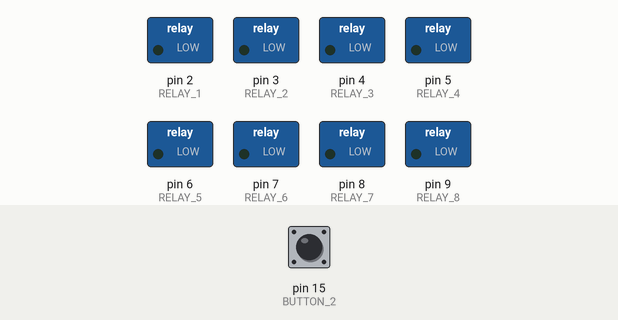
This sketch was run on a simulated Arduino Uno, built with avr-gcc and run on an emulated ATmega328P. Shown: switched loads named in the sketch (green lamp = pin HIGH). The inputs (shaded band) are chosen by the test bench; at power-on: pin 15 (BUTTON_2) LOW.

Above: at 1.2 s.
1.3 s: pin 15 (BUTTON_2) pulled HIGH for 0.15 s
At 2.3 s:
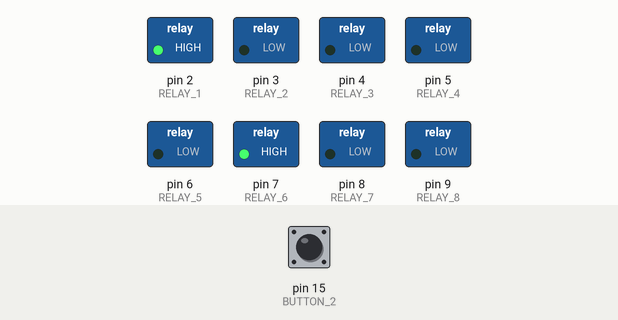
2.9 s: pin 15 (BUTTON_2) pulled HIGH for 1 s
At 3.5 s:
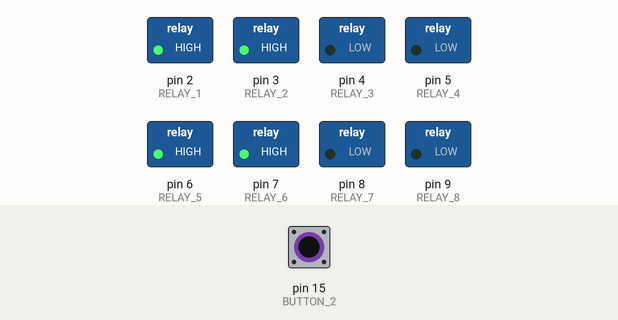
5.4 s: pin 15 (BUTTON_2) pulled HIGH for 0.15 s
At 6.6 s:
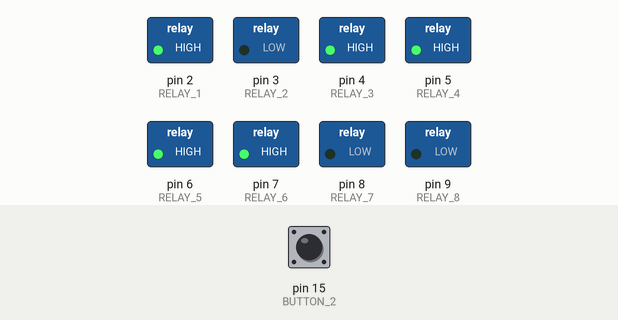
7.0 s: pin 15 (BUTTON_2) pulled HIGH for 3.2 s
At 7.8 s:
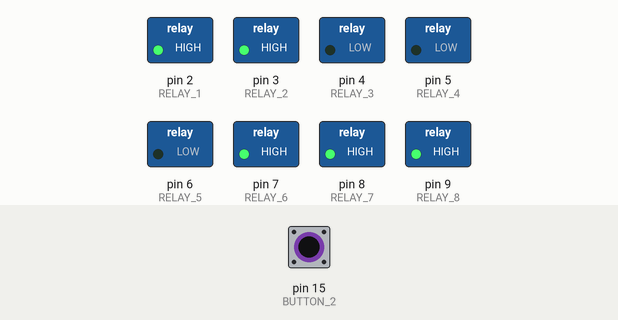
11.7 s: pin 15 (BUTTON_2) pulled HIGH for 0.15 s
At 12.6 s:
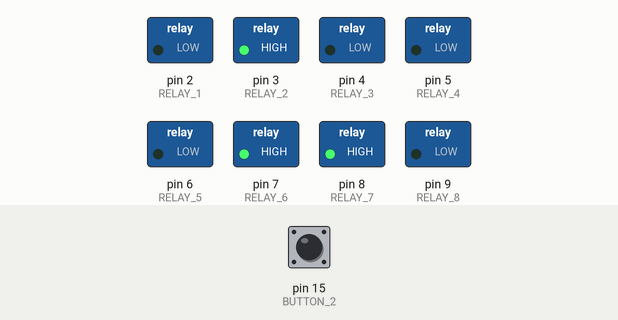
13.3 s: pin 15 (BUTTON_2) pulled HIGH for 1 s
At 13.8 s:
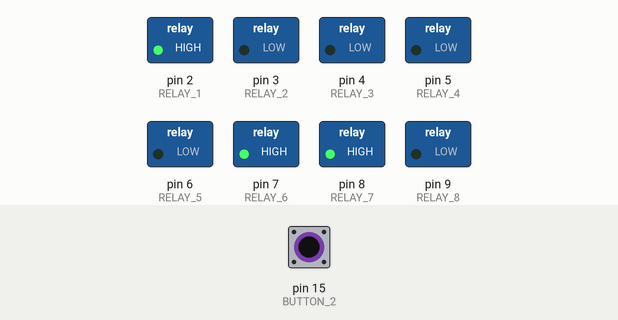
Timing chart, 0 to 16.3 s (numbered marks = the images above; inputs shaded):
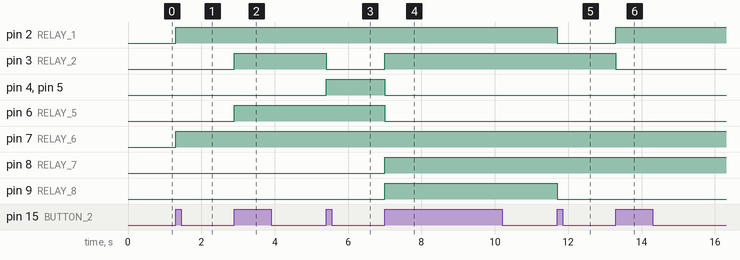

The sketch:

LoopSwitcher.ino
```cpp
  int loopState;

  enum buttonPin {
    BUTTON_1 = 14,
    BUTTON_2 = 15,
    BUTTON_3 = 16
  };

  enum relayPin {  // Maps the output pins of the arduino
    RELAY_1 = 2,   // to the inputs of the relay board
    RELAY_2 = 3,
    RELAY_3 = 4,
    RELAY_4 = 5,
    RELAY_5 = 6,
    RELAY_6 = 7,
    RELAY_7 = 8,
    RELAY_8 = 9
  };

  enum state{
    BYPASS,
    LOOP_A,
    LOOP_B,
    LOOP_A_B,
    LOOP_B_A
  };

  bool buttonState [3] = {LOW, LOW, LOW};
  bool lastButtonState [3] = {LOW, LOW, LOW};
  bool validButtonPress [3] = {true, true, true};

//--------------------------SETUP-----------------------------

void setup() {
  for(int i=RELAY_1; i<=RELAY_8; i++){
    pinMode(i, OUTPUT);
  }

  for(int i=BUTTON_1; i<=BUTTON_3; i++){
    pinMode(i, INPUT);
  }

  loopState = BYPASS;

}

//-------------------------MAIN LOOP--------------------------

void loop() {

  buttonState[1] = digitalRead(BUTTON_2);

  if(buttonState[1] == LOW && !validButtonPress[1]){
    validButtonPress[1] = true;
  }

  if(buttonState[1] == HIGH && lastButtonState[1] == LOW && validButtonPress[1]){
    loopState = (loopState + 1) % 5;  // cycles through states

    changeState(loopState);

    validButtonPress[1] = false;
  }

  lastButtonState[1] = buttonState[1];

}

void changeState(int state){

  switch (state) {
    case BYPASS:
      digitalWrite(RELAY_1, LOW);
      digitalWrite(RELAY_8, LOW);
    break;
    case LOOP_A:
      digitalWrite(RELAY_1, HIGH);
      digitalWrite(RELAY_2, LOW);
      digitalWrite(RELAY_3, LOW);
      digitalWrite(RELAY_5, LOW);
      digitalWrite(RELAY_6, HIGH);
      digitalWrite(RELAY_8, LOW);
    break;
    case LOOP_B:
      digitalWrite(RELAY_1, HIGH);
      digitalWrite(RELAY_2, HIGH);
      digitalWrite(RELAY_4, LOW);
      digitalWrite(RELAY_5, HIGH);
      digitalWrite(RELAY_6, HIGH);
      digitalWrite(RELAY_7, LOW);
    break;
    case LOOP_A_B:  // Loop A and then Loop B
      digitalWrite(RELAY_1, HIGH);
      digitalWrite(RELAY_2, LOW);
      digitalWrite(RELAY_3, HIGH);
      digitalWrite(RELAY_4, HIGH);
      digitalWrite(RELAY_5, HIGH);
      digitalWrite(RELAY_6, HIGH);
      digitalWrite(RELAY_7, LOW);
      digitalWrite(RELAY_8, LOW);
    break;
    case LOOP_B_A:  // Loop B and then Loop A
      digitalWrite(RELAY_1, HIGH);
      digitalWrite(RELAY_2, HIGH);
      digitalWrite(RELAY_3, LOW);
      digitalWrite(RELAY_4, LOW);
      digitalWrite(RELAY_5, LOW);
      digitalWrite(RELAY_6, HIGH);
      digitalWrite(RELAY_7, HIGH);
      digitalWrite(RELAY_8, HIGH);
    break;
  }

}
```

Measured:
- after the input at 1.3 s, pin 2 (RELAY_1), pin 7 (RELAY_6): LOW → HIGH at once
- after the input at 2.9 s, pin 3 (RELAY_2), pin 6 (RELAY_5): LOW → HIGH at once
- after the input at 5.4 s, pin 3 (RELAY_2): HIGH → LOW at once; pin 4 (RELAY_3), pin 5 (RELAY_4): LOW → HIGH at once
- after the input at 7.0 s, pin 3 (RELAY_2), pin 8 (RELAY_7), pin 9 (RELAY_8): LOW → HIGH at once; pin 4 (RELAY_3), pin 5 (RELAY_4), pin 6 (RELAY_5): HIGH → LOW at once
- after the input at 11.7 s, pin 2 (RELAY_1), pin 9 (RELAY_8): HIGH → LOW at once
- after the input at 13.3 s, pin 2 (RELAY_1): LOW → HIGH at once; pin 3 (RELAY_2): HIGH → LOW at once
